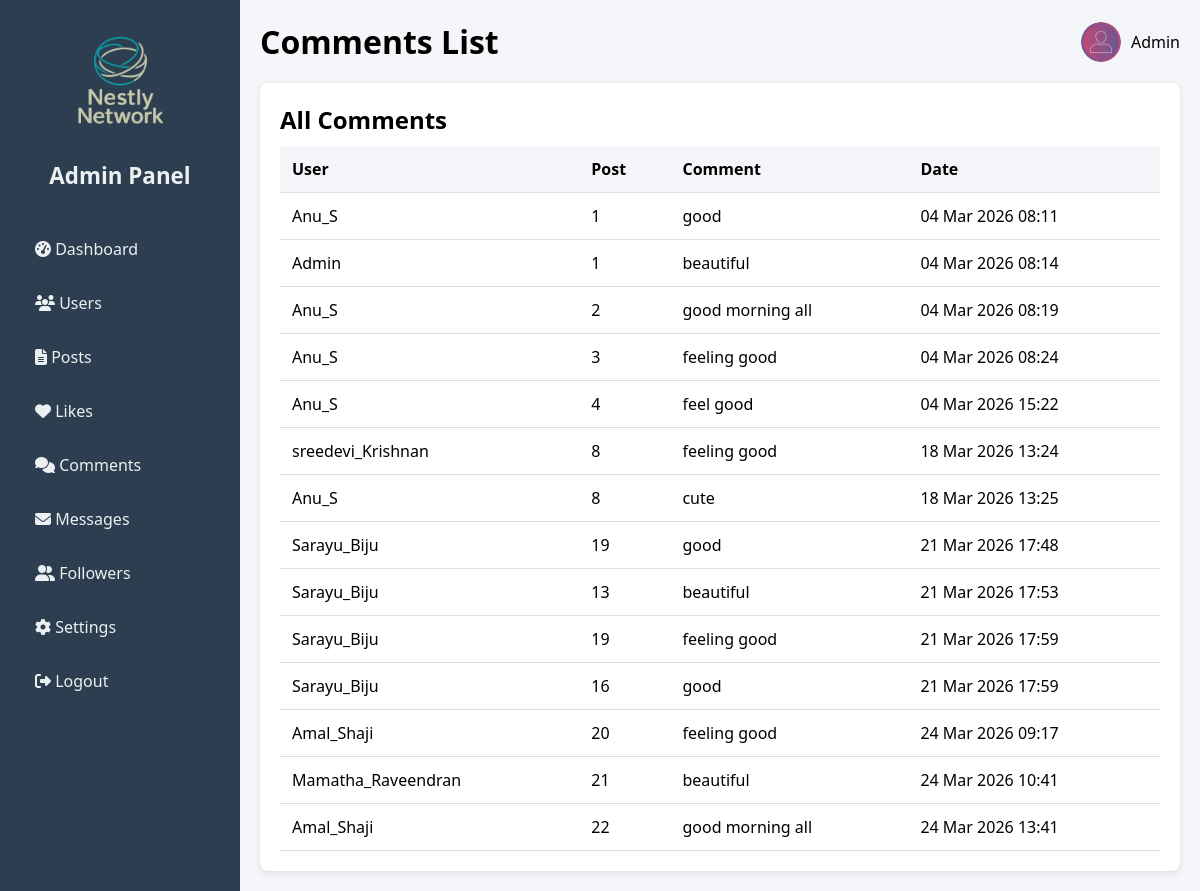
Page /comments/ on the committed database.
### core/models.py (models this page shows, shortened)
class Comment(models.Model):
    post = models.ForeignKey(Post, related_name="comments", on_delete=models.CASCADE)
    author = models.ForeignKey(User, on_delete=models.CASCADE)
    text = models.TextField()
    created_at = models.DateTimeField(auto_now_add=True)

class Post(models.Model):
    author = models.ForeignKey(User, on_delete=models.CASCADE)
    content = models.TextField(blank=True)
    image = models.ImageField(upload_to='posts/', blank=True, null=True)
    video = models.FileField(upload_to='posts/', blank=True, null=True)
    created_at = models.DateTimeField(auto_now_add=True)

### core/views.py (the view)
# urls.py: path("comments/", views.comments_list, name="comments_list"),  # ✅ add this
def comments_list(request):
    comments = Comment.objects.all()
    return render(request, "core/comments_list.html", {"comments": comments})

### Social_media/core/templates/core/comments_list.html (shortened to what this page needs)
{% load static %}
<!DOCTYPE html>
<html lang="en">
<head>
  <link rel="stylesheet" href="{% static 'core/css/admin.css' %}">
  <link rel="stylesheet" href="https://cdnjs.cloudflare.com/ajax/libs/font-awesome/6.5.0/css/all.min.css">
</head>
<body>
  <div class="sidebar">
    <img src="{% static 'core/images/logo.png' %}" alt="Logo" class="brand-logo">
    <h2>Admin Panel</h2>
    <ul>
      <li><a href="{% url 'admin_dashboard' %}"><i class="fas fa-tachometer-alt"></i> Dashboard</a></li>
      <li><a href="{% url 'users_list' %}"><i class="fas fa-users"></i> Users</a></li>
      <li><a href="{% url 'posts_list' %}"><i class="fas fa-file-alt"></i> Posts</a></li>
      <li><a href="{% url 'likes_list' %}"><i class="fas fa-heart"></i> Likes</a></li>
      <li><a href="{% url 'comments_list' %}" class="active"><i class="fas fa-comments"></i> Comments</a></li>
      <li><a href="{% url 'messages_list' %}"><i class="fas fa-envelope"></i> Messages</a></li>
      <li><a href="{% url 'followers_list' %}"><i class="fas fa-user-friends"></i> Followers</a></li>
      <li><a href="{% url 'admin_settings' %}"><i class="fas fa-cog"></i> Settings</a></li>
      <li><a href="#" class="logout" onclick="confirmLogout()"><i class="fas fa-sign-out-alt"></i> Logout</a></li>
    </ul>
  </div>
  <div class="main-content">
    <header>
      <h1>Comments List</h1>
      <div class="profile">
        <img src="{% static 'core/images/admin.jpg' %}" alt="Admin img">
        <span>Admin</span>
      </div>
    </header>
    <section class="table-section">
      <h2>All Comments</h2>
      <table>
        <thead>
          <tr>
            <th>User</th>
            <th>Post</th>
            <th>Comment</th>
            <th>Date</th>
          </tr>
        </thead>
        <tbody>
          {% for comment in comments %}
          <tr>
            <td>{{ comment.author.username }}</td>
            <td>{{ comment.post.id }}</td>
            <td>{{ comment.text|truncatechars:80 }}</td>
            <td>{{ comment.created_at|date:"d M Y H:i" }}</td>
          </tr>
          {% empty %}
          <tr><td colspan="4">No comments found.</td></tr>
          {% endfor %}
        </tbody>
      </table>
    </section>
  </div>
</body>
</html>

### core/static/core/css/admin.css (style rules this page uses)
* { margin: 0; padding: 0; box-sizing: border-box; font-family: "Segoe UI", sans-serif; }
body { display: flex; min-height: 100vh; background: #f4f6f9; }
.sidebar { width: 240px; background: #2c3e50; color: #fff; padding: 20px; min-height: 100vh; display: flex; flex-direction: column; align-items: center; }
.sidebar .brand-logo { width: 120px; height: auto; margin-bottom: 20px; }
.sidebar h2 { font-size: 1.4rem; margin-bottom: 25px; text-align: center; color: #ecf0f1; }
.sidebar ul { list-style: none; width: 100%; padding: 0; }
.sidebar ul li { margin: 12px 0; }
.sidebar ul li a { display: block; padding: 10px 15px; color: #ecf0f1; text-decoration: none; border-radius: 6px; transition: background 0.3s, color 0.3s; }
.main-content { flex: 1; padding: 20px; }
header { display: flex; justify-content: space-between; align-items: center; margin-bottom: 20px; }
header .profile { display: flex; align-items: center; }
header .profile img { width: 40px; height: 40px; border-radius: 50%; margin-right: 10px; }
.table-section { background: #fff; padding: 20px; border-radius: 8px; box-shadow: 0 2px 6px rgba(0,0,0,0.1); }
table { width: 100%; border-collapse: collapse; margin-top: 10px; }
table th, table td { padding: 12px; border-bottom: 1px solid #ddd; text-align: left; }
table th { background: #f4f6f9; }

### rows in the picture
Comment: author.username "Anu_S", post.id "1", text "good", created_at "04 Mar 2026 08:11"
Comment: author.username "Admin", post.id "1", text "beautiful", created_at "04 Mar 2026 08:14"
Comment: author.username "Anu_S", post.id "2", text "good morning all", created_at "04 Mar 2026 08:19"
Comment: author.username "Anu_S", post.id "3", text "feeling good", created_at "04 Mar 2026 08:24"
Comment: author.username "Anu_S", post.id "4", text "feel good", created_at "04 Mar 2026 15:22"
Comment: author.username "sreedevi_Krishnan", post.id "8", text "feeling good", created_at "18 Mar 2026 13:24"
Comment: author.username "Anu_S", post.id "8", text "cute", created_at "18 Mar 2026 13:25"
Comment: author.username "Sarayu_Biju", post.id "19", text "good", created_at "21 Mar 2026 17:48"
Comment: author.username "Sarayu_Biju", post.id "13", text "beautiful", created_at "21 Mar 2026 17:53"
Comment: author.username "Sarayu_Biju", post.id "19", text "feeling good", created_at "21 Mar 2026 17:59"
Comment: author.username "Sarayu_Biju", post.id "16", text "good", created_at "21 Mar 2026 17:59"
Comment: author.username "Amal_Shaji", post.id "20", text "feeling good", created_at "24 Mar 2026 09:17"
Comment: author.username "Mamatha_Raveendran", post.id "21", text "beautiful", created_at "24 Mar 2026 10:41"
Comment: author.username "Amal_Shaji", post.id "22", text "good morning all", created_at "24 Mar 2026 13:41"
